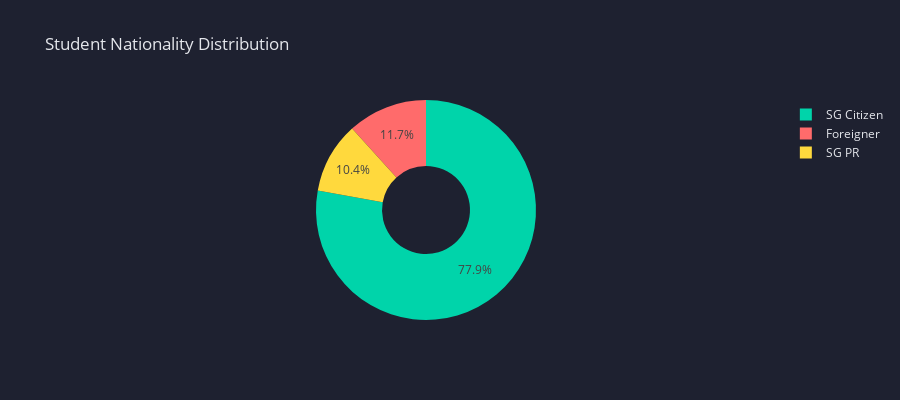

Write notebook code for a chart like this one.
### Code cell
# CHART 2: Nationality Breakdown (Pie Chart)
nationality_counts = df_profiles['NATIONALITY_STATUS'].value_counts()

fig = px.pie(
    values=nationality_counts.values,
    names=nationality_counts.index,
    title='Student Nationality Distribution',
    color=nationality_counts.index,
    color_discrete_map=COLORS_NATIONALITY,
    hole=0.4  # Donut chart
)

fig.update_layout(
    plot_bgcolor=COLORS['bg'],
    paper_bgcolor=COLORS['bg'],
    font=dict(color=COLORS['text']),
    height=400
)

fig.show()
print("💡 INSIGHT: Dominant nationality group? International student percentage?")

### Figure 1 — Plotly figure (JSON) as saved in the notebook; plotly's stock layout.template omitted (floating-point values rounded to 4 significant figures)
{"data": [{"customdata": [["SG Citizen"], ["Foreigner"], ["SG PR"]], "domain": {"x": [0, 1], "y": [0, 1]}, "hole": 0.4, "hovertemplate": "label=%{label}<br>value=%{value}<br>color=%{customdata[0]}<extra></extra>", "labels": ["SG Citizen", "Foreigner", "SG PR"], "legendgroup": "", "marker": {"colors": ["#00d4aa", "#ff6b6b", "#ffd93d"]}, "name": "", "showlegend": true, "type": "pie", "values": [239, 36, 32]}], "layout": {"font": {"color": "#e4e6eb"}, "height": 400, "legend": {"tracegroupgap": 0}, "paper_bgcolor": "#1e2130", "plot_bgcolor": "#1e2130", "title": {"text": "Student Nationality Distribution"}}}
